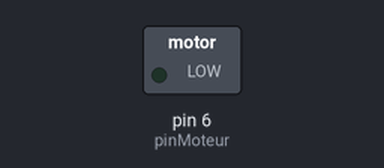
This sketch was run on a simulated Arduino Uno, built with avr-gcc and run on an emulated ATmega328P. Parts: switched loads named in the sketch (green lamp = pin HIGH). Dashed ring = blinking.

Above: at 0.5 s.
Timing chart, 0 to 4.6 s (numbered marks = the images above):
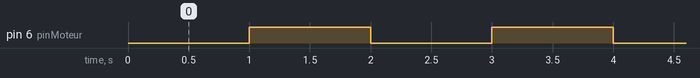

The sketch:

sketch_jun02a.ino
```cpp
int pinMoteur = 6; // pin controlant le moteur
void setup  ()
{
}
void loop ()
{
  analogWrite(pinMoteur,0);
  delay (1000);
  analogWrite(pinMoteur,255);
  delay (1000);
}
```

Measured:
- by itself, pin 6 (pinMoteur): alternates HIGH for 1.0 s and LOW for 1.0 s
